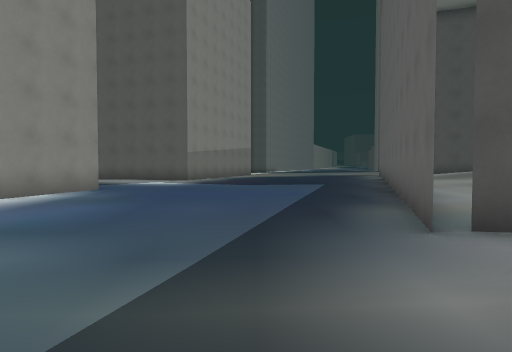
View 1 (above)

24 first-person views from a walk through a 3-D level made in the Godot game engine. The camera is 1.5 m above the floor, tilts 2° down and sees 75° across. The floor is counted in squares, 2 m on a side. Each view is taken from the middle of a square. On the plan, view 1 faces up. The plan holds only what a view shows up to about 11 squares ahead; the rest is blank. The place goes on beyond the plan.

View 2
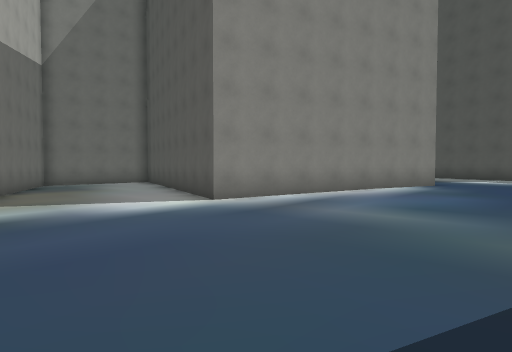

View 3
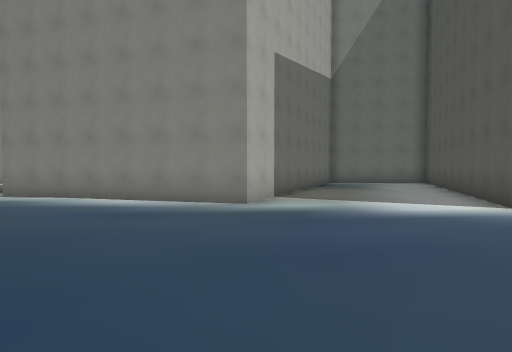

View 4
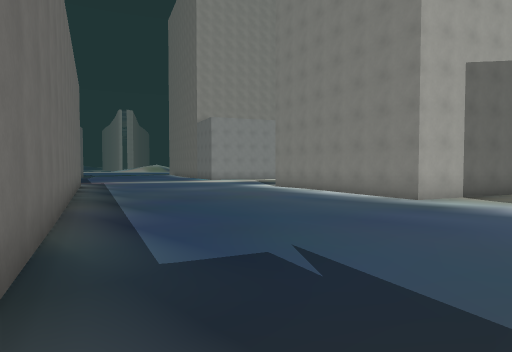

View 5
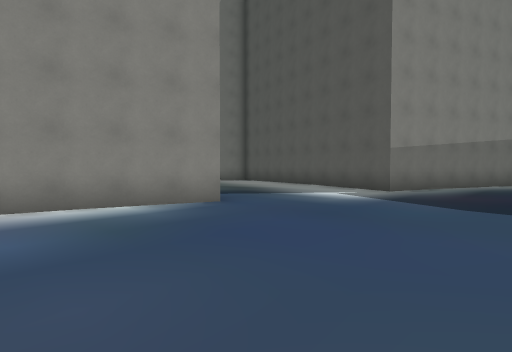

View 6
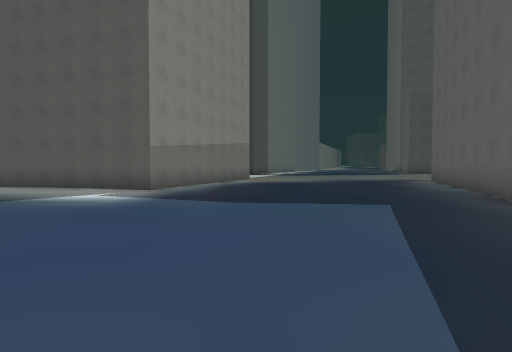

View 7
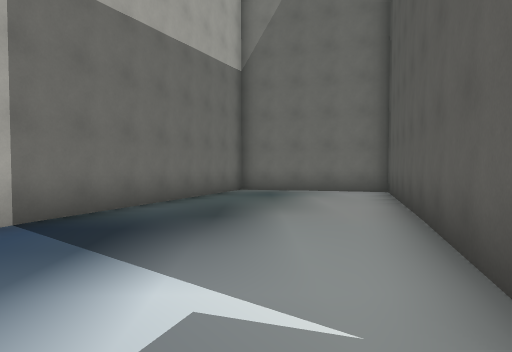

View 8
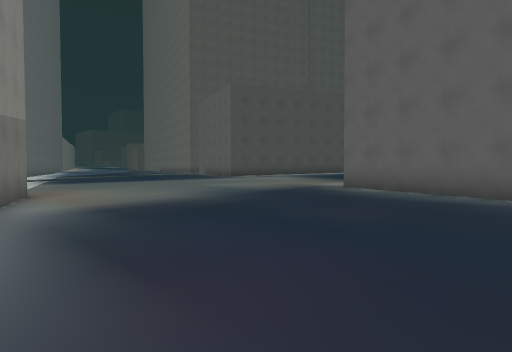

View 9
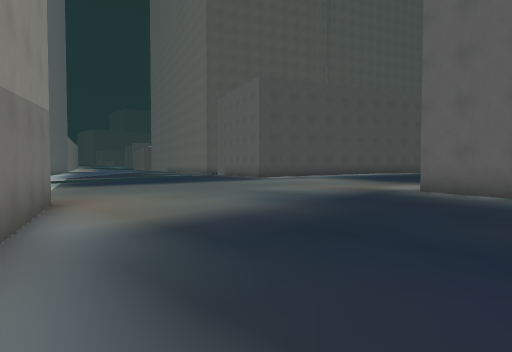

View 10
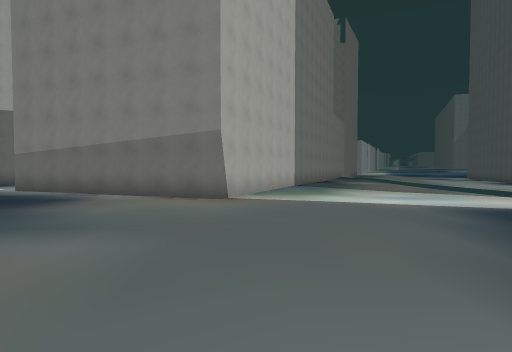

View 11
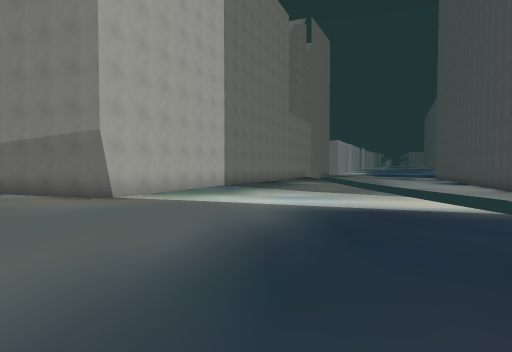

View 12
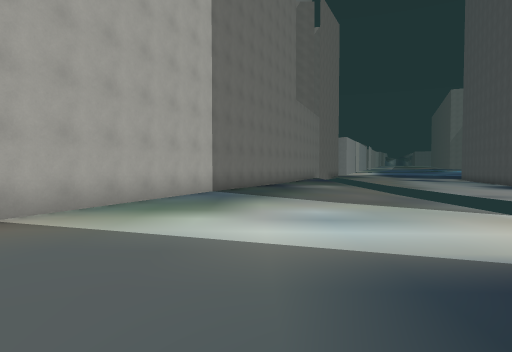

View 13
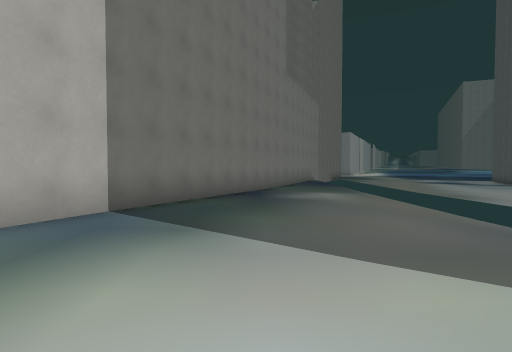

View 14
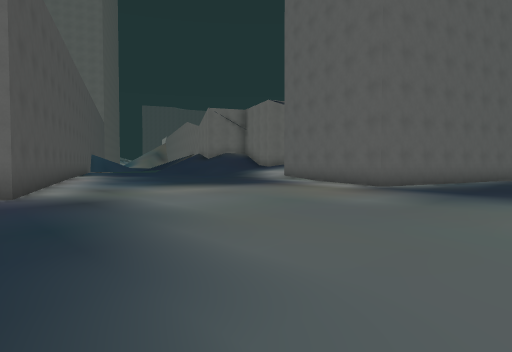

View 15
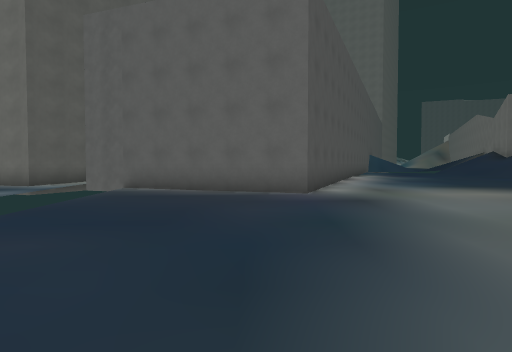

View 16
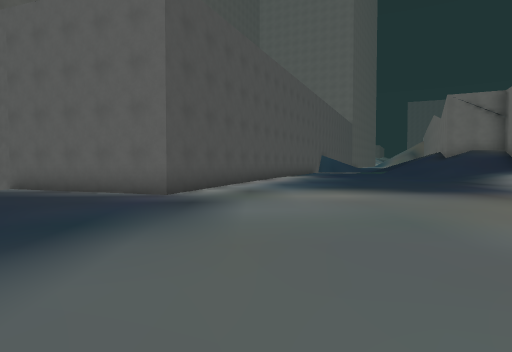

View 17
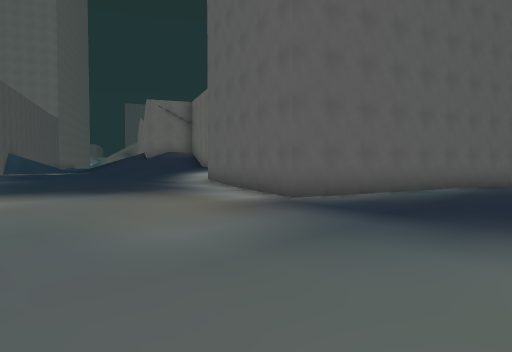

View 18
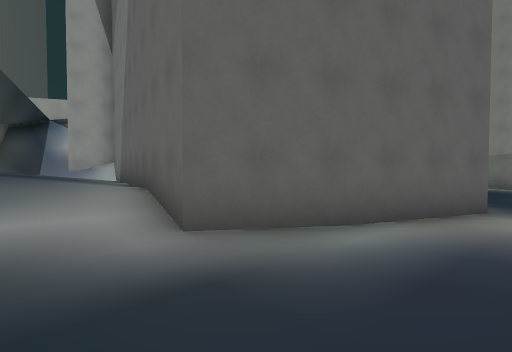

View 19
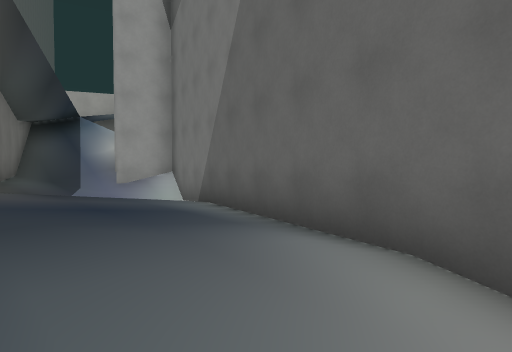

View 20
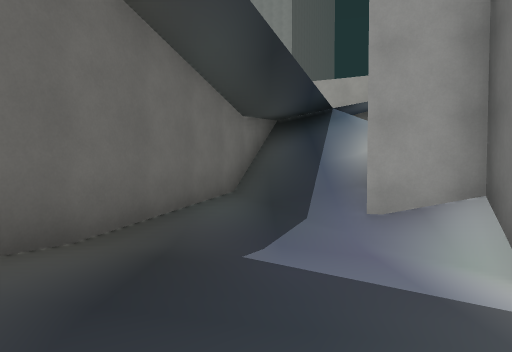

View 21
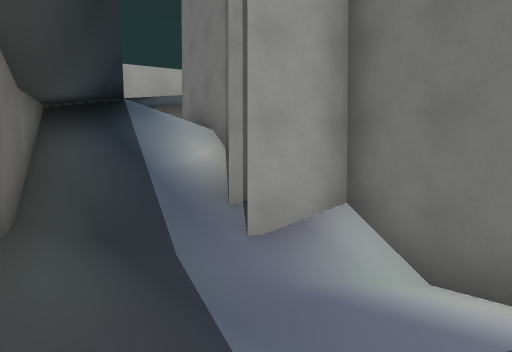

View 22
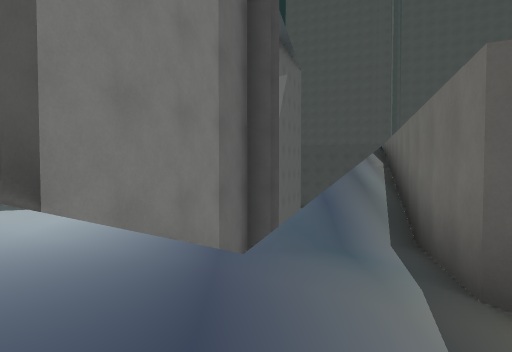

View 23
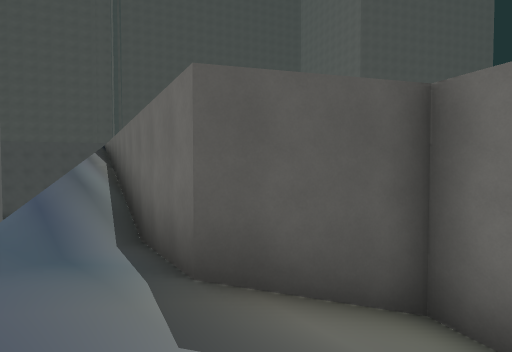

View 24
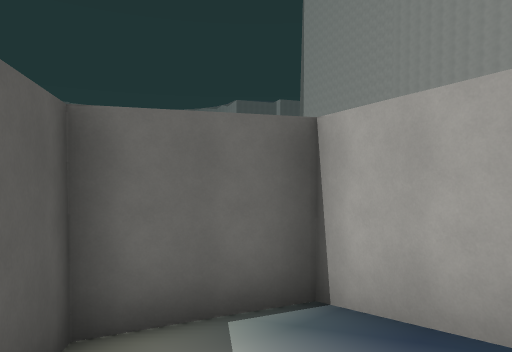

### Floor plan
Key: @ floor where view 1 was taken; # wall or solid block; . main floor; : floor 0.25 m higher than the main floor; - floor 0.25 m lower than the main floor; + floor 0.5 m higher than the main floor; * floor 2 m higher than the main floor; / step, stairs or slope.
Columns run from 14 left of view 1 to 13 right of it. Each row starts with its distance up from view 1.
 30                          #
 29   ---------....... ::::::#
 28   --------.......:::::::+#
 27   ----...........:::::::##
 26   #.............::::::::#
 25   ####.........::::::::+##
 24      ###.......::::::::++###
 23        ###....:::::::::++++#
 22          ####.::::::::++++++
 21             ##::::::::++++++
 20              #::::::::++++++
 19             ##::::::::++++++
 18             #::::::::+++++++
 17   ####      #::::::::+++++++
 16  ##..####  ##:::::::#####+++
 15  #......####::::::: #   ##//
 14  #......:..::::::::#     #//
 13  #............:::::#    ##//
 12  ##...........::::##    #///
 11   ####.........:::#     #///
 10      ####......:::#    ##//*
  9         ##.....:: #    #///
  8         ##.....::#     #///#
  7         #......::#     #///#
  6         #......:##     #//##
  5   ##   ##......:#      #//#
  4   -### #........#     ##//#
  3   ---###........#     #//##
  2   -----.........      #//#
  1 ---------.......     ##//###
  0 ##--------....@       /////#
 -1  ###------.....#      #///##
 -2    ###-----....#      #####
 -3      #------..##
 -4      #-------.#
 -5     ##-------.#
 -6     #--------##
 -7     #--------#

Positions as (right, up) in squares from view 1, and headings:
1: (0, 0), facing up
2: (-1, -2), facing up-left
3: (-1, -2), facing left
4: (1, 1), facing down-left
5: (1, 5), facing up-left
6: (0, 5), facing up
7: (-2, 13), facing left
8: (-2, 12), facing up-right
9: (-2, 14), facing up-right
10: (8, 22), facing left
11: (8, 25), facing left
12: (4, 25), facing left
13: (-1, 26), facing left
14: (2, 26), facing down-right
15: (2, 26), facing right
16: (2, 23), facing right
17: (2, 22), facing down-right
18: (13, 18), facing down-left
19: (13, 14), facing down-left
20: (11, 10), facing down
21: (12, 8), facing down-left
22: (9, -1), facing up
23: (9, -1), facing up-right
24: (9, 1), facing down-right
